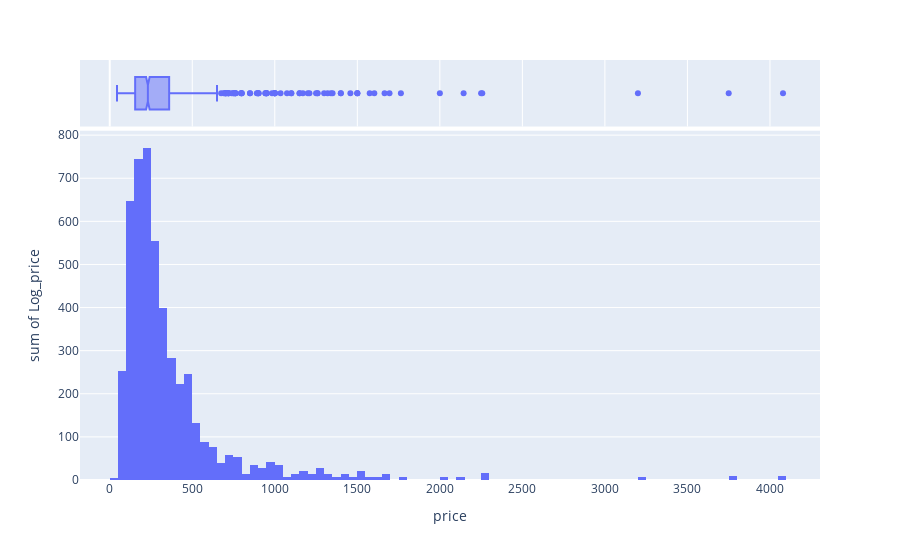

Notebook cell for this chart:
### Code cell
import plotly.express as px

fig = px.histogram(x1, x="price", y="Log_price",
                   marginal="box", # or violin, rug
                   hover_data=x1.columns)
fig.show()

### Figure 1 — Plotly figure (JSON) as saved in the notebook; plotly's stock layout.template omitted (floating-point values rounded to 4 significant figures; data arrays with more than 128 entries replaced by an {"elided": "..."} marker saying what was removed)
{"data": [{"alignmentgroup": "True", "bingroup": "x", "histfunc": "sum", "hovertemplate": "price=%{x}<br>sum of Log_price=%{y}<extra></extra>", "legendgroup": "", "marker": {"color": "#636efa", "pattern": {"shape": ""}}, "name": "", "offsetgroup": "", "orientation": "v", "showlegend": false, "type": "histogram", "x": {"elided": "899 int values"}, "xaxis": "x", "y": {"elided": "899 float values"}, "yaxis": "y"}, {"alignmentgroup": "True", "customdata": {"elided": "899x10 mixed values"}, "hovertemplate": "price=%{x}<br>hotel_name=%{customdata[0]}<br>location=%{customdata[1]}<br>room_type=%{customdata[2]}<br>beds=%{customdata[3]}<br>rating=%{customdata[4]}<br>rating_title=%{customdata[5]}<br>Reviews=%{customdata[6]}<br>per_night=%{customdata[7]}<br>Log_number_of_ratings=%{customdata[8]}<br>Size_m2=%{customdata[9]}<extra></extra>", "legendgroup": "", "marker": {"color": "#636efa"}, "name": "", "notched": true, "offsetgroup": "", "showlegend": false, "type": "box", "x": {"elided": "899 int values"}, "xaxis": "x2", "yaxis": "y2"}], "layout": {"barmode": "relative", "legend": {"tracegroupgap": 0}, "margin": {"t": 60}, "xaxis": {"anchor": "y", "domain": [0, 1], "title": {"text": "price"}}, "xaxis2": {"anchor": "y2", "domain": [0, 1], "matches": "x", "showgrid": true, "showticklabels": false}, "yaxis": {"anchor": "x", "domain": [0, 0.8316], "title": {"text": "sum of Log_price"}}, "yaxis2": {"anchor": "x2", "domain": [0.8416, 1], "matches": "y2", "showgrid": false, "showline": false, "showticklabels": false, "ticks": ""}}}
